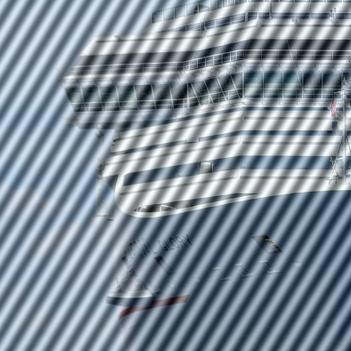
#> input picture images/cruise-periodicNoise.jpg, 351 x 351 px
$ jupyter execute FT.ipynb
#> lines starting #> are read from the running program, lines starting #| are printed output that depends on the picture
# Pemrosesan Transformasi Fourier Diskrit

Ichwan Rizky Wahyudin (1301213434)

[cell 1]
import numpy as np
import matplotlib.pyplot as plt
from scipy.fft import fft2, ifft2, fftshift
from PIL import Image

[cell 2]
citra = np.array(Image.open('../images/cruise-periodicNoise.jpg').convert('L'))  # Ubah 'L' menjadi 'RGB' jika citra berwarna
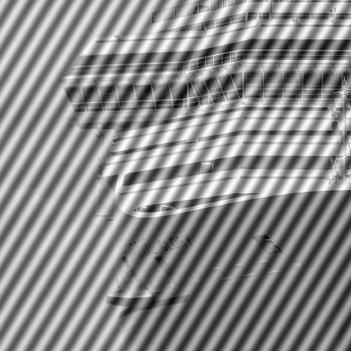
#> citra: shape (351, 351); min 2, max 255, mean 140

[cell 3]
Ifreq = fft2(citra)
Ifreq = fftshift(Ifreq)

[cell 4]
Ifreq[:, 158] = 0
Ifreq[:, 194] = 0
Ifreq[165, :] = 0
Ifreq[187, :] = 0

Ifreq_inv = ifft2(Ifreq)

[cell 5]
plt.figure(figsize=(10, 8))
plt.subplot(2, 2, 1)
plt.imshow(citra, cmap='gray')
plt.title('Original Image')
plt.axis('off')

plt.subplot(2, 2, 2)
plt.imshow(np.log(np.abs(Ifreq) + 1), cmap='gray')
plt.title('Frequency Spectrum')
plt.axis('off')

plt.subplot(2, 2, 3)
plt.imshow(np.abs(Ifreq_inv), cmap='gray')
plt.title('Processed Image')
plt.axis('off')

plt.subplot(2, 2, 4)
plt.imshow(np.log(np.abs(Ifreq) + 1), cmap='gray')
plt.title('Filtered Frequency Spectrum')
plt.axis('off')

plt.tight_layout()
plt.show()
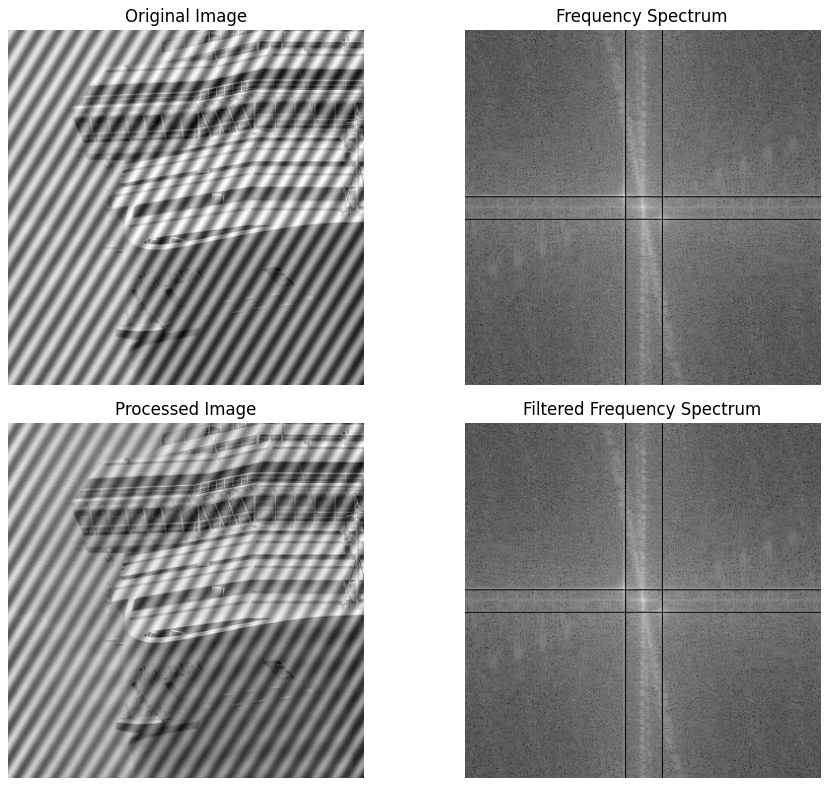
#> figure drawn by matplotlib, 4 panels

$ run again, with images/dog.jpg copied over images/cruise-periodicNoise.jpg
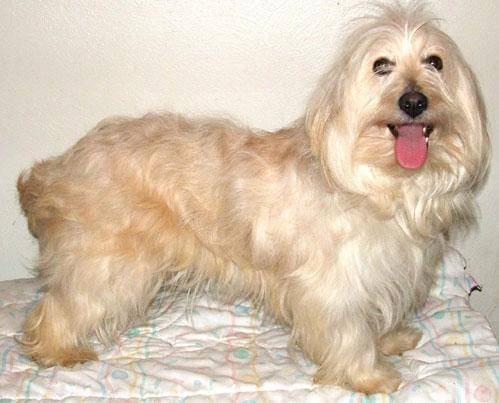
#> input picture images/dog.jpg, 499 x 403 px
#> `citra = np.array(Image.open('../images/cruise-periodicNoise.jpg').conv..`:
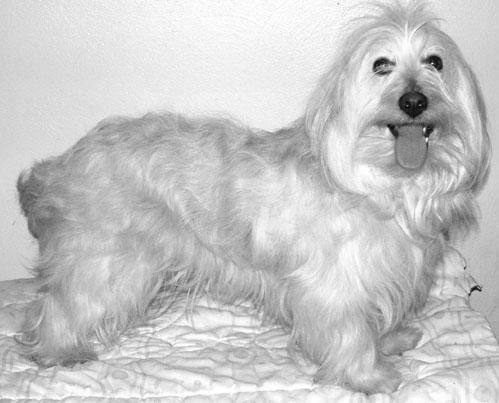
#> citra: shape (403, 499); min 1, max 255, mean 198.4
#> `plt.show()`:
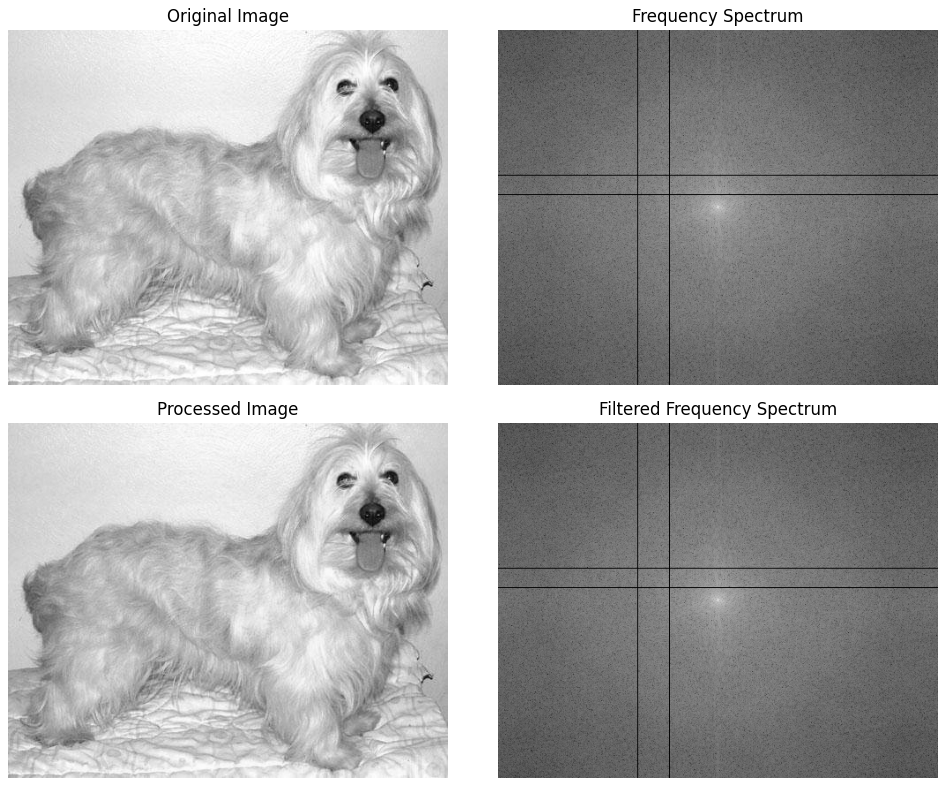
#> figure drawn by matplotlib, 4 panels
